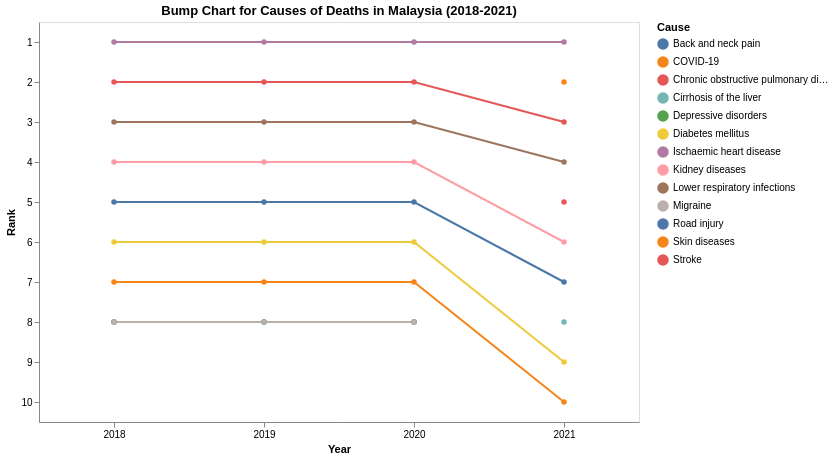

Source (Vega-Lite JSON):
### Vega specification from a JSON file in a GitHub repository (floating-point values rounded to 4 significant figures)
{"$schema": "https://vega.github.io/schema/vega/v5.json", "background": "white", "padding": 5, "width": 600, "height": 400, "title": {"text": "Bump Chart for Causes of Deaths in Malaysia (2018-2021)", "frame": "group"}, "style": "cell", "data": [{"name": "data", "values": [{"year": 2018, "cause": "Ischaemic heart disease", "rate": 111.6}, {"year": 2018, "cause": "Stroke", "rate": 69.1}, {"year": 2018, "cause": "Lower respiratory infections", "rate": 60.81}, {"year": 2018, "cause": "Road injury", "rate": 19.65}, {"year": 2018, "cause": "Diabetes mellitus", "rate": 15.09}, {"year": 2018, "cause": "Back and neck pain", "rate": 0}, {"year": 2018, "cause": "Kidney diseases", "rate": 22.22}, {"year": 2018, "cause": "Skin diseases", "rate": 6.12}, {"year": 2018, "cause": "Depressive disorders", "rate": 0}, {"year": 2018, "cause": "Migraine", "rate": 0}, {"year": 2019, "cause": "Ischaemic heart disease", "rate": 112.3}, {"year": 2019, "cause": "Stroke", "rate": 69.54}, {"year": 2019, "cause": "Lower respiratory infections", "rate": 60.83}, {"year": 2019, "cause": "Road injury", "rate": 19.05}, {"year": 2019, "cause": "Diabetes mellitus", "rate": 15.49}, {"year": 2019, "cause": "Back and neck pain", "rate": 0}, {"year": 2019, "cause": "Kidney diseases", "rate": 22.78}, {"year": 2019, "cause": "Skin diseases", "rate": 6.2}, {"year": 2019, "cause": "Depressive disorders", "rate": 0}, {"year": 2019, "cause": "Migraine", "rate": 0}, {"year": 2020, "cause": "Ischaemic heart disease", "rate": 96.92}, {"year": 2020, "cause": "Stroke", "rate": 59.75}, {"year": 2020, "cause": "Lower respiratory infections", "rate": 48.91}, {"year": 2020, "cause": "Road injury", "rate": 14.07}, {"year": 2020, "cause": "Diabetes mellitus", "rate": 13.52}, {"year": 2020, "cause": "Back and neck pain", "rate": 0}, {"year": 2020, "cause": "Kidney diseases", "rate": 19.66}, {"year": 2020, "cause": "Skin diseases", "rate": 5.34}, {"year": 2020, "cause": "Depressive disorders", "rate": 0}, {"year": 2020, "cause": "Migraine", "rate": 0}, {"year": 2021, "cause": "Ischaemic heart disease", "rate": 137.6}, {"year": 2021, "cause": "COVID-19", "rate": 98.66}, {"year": 2021, "cause": "Stroke", "rate": 69.08}, {"year": 2021, "cause": "Lower respiratory infections", "rate": 57.22}, {"year": 2021, "cause": "Road injury", "rate": 21.93}, {"year": 2021, "cause": "Diabetes mellitus", "rate": 14.49}, {"year": 2021, "cause": "Kidney diseases", "rate": 22.7}, {"year": 2021, "cause": "Cirrhosis of the liver", "rate": 21.84}, {"year": 2021, "cause": "Skin diseases", "rate": 5.04}, {"year": 2021, "cause": "Chronic obstructive pulmonary disease", "rate": 25.64}]}, {"name": "data_0", "source": "data", "transform": [{"type": "window", "params": [null], "as": ["rank"], "ops": ["rank"], "fields": [""], "sort": {"field": ["rate"], "order": ["descending"]}, "groupby": ["year"]}]}], "marks": [{"name": "layer_0_pathgroup", "type": "group", "from": {"facet": {"name": "faceted_path_layer_0_main", "data": "data_0", "groupby": ["cause"]}}, "encode": {"update": {"width": {"field": {"group": "width"}}, "height": {"field": {"group": "height"}}}}, "marks": [{"name": "layer_0_marks", "type": "line", "style": ["line"], "sort": {"field": "datum[\"year\"]"}, "from": {"data": "faceted_path_layer_0_main"}, "encode": {"update": {"stroke": {"scale": "color", "field": "cause"}, "description": {"signal": "\"year: \" + datum[\"year\"] + \"; rank: \" + datum[\"rank\"] + \"; cause: \" + datum[\"cause\"]"}, "x": {"scale": "x", "field": "year"}, "y": {"scale": "y", "field": "rank"}}}}]}, {"name": "layer_1_marks", "type": "symbol", "style": ["point"], "from": {"data": "data_0"}, "encode": {"update": {"opacity": {"value": 1}, "fill": {"scale": "color", "field": "cause"}, "ariaRoleDescription": {"value": "point"}, "description": {"signal": "\"year: \" + datum[\"year\"] + \"; rank: \" + datum[\"rank\"] + \"; cause: \" + datum[\"cause\"]"}, "x": {"scale": "x", "field": "year"}, "y": {"scale": "y", "field": "rank"}}}}], "scales": [{"name": "x", "type": "point", "domain": {"data": "data_0", "field": "year", "sort": true}, "range": [0, {"signal": "width"}], "padding": 0.5}, {"name": "y", "type": "point", "domain": {"data": "data_0", "field": "rank", "sort": true}, "range": [0, {"signal": "height"}], "padding": 0.5}, {"name": "color", "type": "ordinal", "domain": {"data": "data_0", "field": "cause", "sort": true}, "range": "category"}], "axes": [{"scale": "x", "orient": "bottom", "grid": false, "title": "Year", "labelOverlap": true, "zindex": 0}, {"scale": "y", "orient": "left", "grid": false, "title": "Rank", "zindex": 0}], "legends": [{"stroke": "color", "symbolType": "circle", "title": "Cause", "fill": "color", "encode": {"symbols": {"update": {"opacity": {"value": 1}}}}}]}
